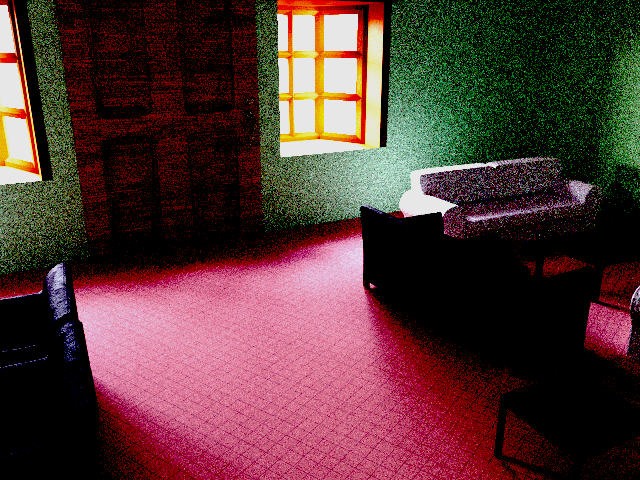
#> input picture Labs/LabExam-1A/Model-A/Model-A/Q1.png, 640 x 480 px
$ python -i ImproveImage.py   (imports and definitions only)
#> lines starting #> are read from the running program, lines starting #| are printed output that depends on the picture
import cv2
import numpy as np
from matplotlib import pyplot as plt

# ---------------------------Noise reduction Methods--------------------------------
def apply_gaussian_blur_rgb(image, kernel_size=(5, 5), sigma=1.5):
    """
    Applies Gaussian blur to an RGB image by processing each channel independently.

    Args:
        image: RGB image (numpy array)
        kernel_size: Tuple, size of the Gaussian kernel
        sigma: Standard deviation of the Gaussian filter

    Returns:
        Denoised RGB image using Gaussian blur
    """
    # Split channels, apply Gaussian Blur, and merge back
    channels = cv2.split(image)
    blurred_channels = [cv2.GaussianBlur(channel, kernel_size, sigma) for channel in channels]
    return cv2.merge(blurred_channels)

def apply_median_blur_rgb(image, kernel_size=5):
    """
    Applies Median blur to an RGB image by processing each channel independently.
    Handles both float [0-1] and uint8 [0-255] ranges.

    Args:
        image: RGB image (numpy array)
        kernel_size: Integer, size of the kernel (must be odd)

    Returns:
        Denoised RGB image
    """
    # Check input range
    is_normalized = image.max() <= 1.0

    # Convert to uint8 if needed
    if is_normalized:
        image_uint8 = (image * 255).astype(np.uint8)
    else:
        image_uint8 = image.astype(np.uint8)

    # Split channels and apply median blur
    channels = cv2.split(image_uint8)
    blurred_channels = [cv2.medianBlur(channel, kernel_size) for channel in channels]
    result = cv2.merge(blurred_channels)

    # Return in original range
    if is_normalized:
        return result.astype(np.float32) / 255
    return result

# ---------------------------Illumination Issues Uneven Lighting--------------------------------
def apply_clahe_rgb(image, clip_limit=2.0, grid_size=(8, 8)):
    """
    Applies CLAHE to RGB image. Handles both float [0-1] and uint8 [0-255] ranges.

    Args:
        image: RGB image (numpy array)
        clip_limit: Threshold for contrast limiting
        grid_size: Size of grid for histogram equalization

    How it works ?
    Divide Image

    Splits image into small tiles (grid_size)
    Each tile processed independently
    In Each Tile

    Calculates histogram of pixel values
    Clips histogram at clip_limit to prevent over-amplification
    Redistributes clipped pixels across histogram
    Applies histogram equalization
    Bilinear Interpolation

    Combines tile borders smoothly
    Prevents artificial boundaries
    Why LAB Color Space

    L channel: Lightness/brightness
    A,B channels: Color information
    Only enhances L channel to preserve colors
    Visual example:

    Key benefits:

    Better local contrast
    Prevents noise amplification
    Preserves edges
    Avoids artificial boundaries
    Works well for uneven lighting
    Clip Limit Effects
    Purpose
    Controls contrast enhancement level
    Prevents over-amplification of noise
    Limits histogram peaks
    """
    # Check input range
    is_normalized = image.max() <= 1.0

    # Convert to uint8 if needed
    if is_normalized:
        image = (image * 255).astype(np.uint8)
    else:
        image = image.astype(np.uint8)

    # Convert to LAB color space
    lab_image = cv2.cvtColor(image, cv2.COLOR_RGB2LAB)

    # Split channels
    l_channel, a_channel, b_channel = cv2.split(lab_image)

    # Apply CLAHE to L channel
    clahe = cv2.createCLAHE(clipLimit=clip_limit, tileGridSize=grid_size)
    cl_channel = clahe.apply(l_channel)

    # Merge channels
    merged = cv2.merge((cl_channel, a_channel, b_channel))
    result = cv2.cvtColor(merged, cv2.COLOR_LAB2RGB)

    # Return in original range
    if is_normalized:
        return result.astype(np.float32) / 255
    return result

def enhance_image(image, params=None):
    """
    Complete image enhancement pipeline including edge enhancement and color correction.
    """
    if params is None:
        params = {
            'median_kernel': 3,
            'gaussian_kernel': (3,3),
            'gaussian_sigma': 1,
            'clahe_clip': 6.0,
            'clahe_grid': (5,5),
            'nlmeans_h': 15,
            'nlmeans_template': 11,
            'nlmeans_search': 35,
            'sharpen_strength': 5,
            'white_balance_strength': 1.1
        }

    # Check input range
    is_normalized = image.max() <= 1.0
    if is_normalized:
        image = (image * 255).astype(np.uint8)

    try:
        # 1. Initial Denoising
        denoised = apply_median_blur_rgb(image, params['median_kernel'])
        smoothed = apply_gaussian_blur_rgb(denoised,
                                         params['gaussian_kernel'],
                                         params['gaussian_sigma'])

        # 2. Color Cast Removal
        lab = cv2.cvtColor(smoothed, cv2.COLOR_RGB2LAB)
        avg_a = np.average(lab[:, :, 1])
        avg_b = np.average(lab[:, :, 2])
        strength = params['white_balance_strength']
        lab[:, :, 1] = lab[:, :, 1] - ((avg_a - 128) * (lab[:, :, 0] / 255.0) * strength)
        lab[:, :, 2] = lab[:, :, 2] - ((avg_b - 128) * (lab[:, :, 0] / 255.0) * strength)
        color_corrected = cv2.cvtColor(lab, cv2.COLOR_LAB2RGB)

        # 3. Contrast Enhancement
        enhanced = apply_clahe_rgb(color_corrected,
                                 params['clahe_clip'],
                                 params['clahe_grid'])

        # 4. Edge Enhancement
        kernel = np.array([[0, -1, 0],
                          [-1, params['sharpen_strength'], -1],
                          [0, -1, 0]])
        sharpened = cv2.filter2D(enhanced, -1, kernel)

        # 5. Final Denoising
        final = cv2.fastNlMeansDenoisingColored(sharpened, None,
                                               params['nlmeans_h'],
                                               params['nlmeans_h'],
                                               params['nlmeans_template'],
                                               params['nlmeans_search'])

        # Return in original range
        if is_normalized:
            return final.astype(np.float32) / 255
        return final

    except Exception as e:
        print(f"Error in enhancement pipeline: {str(e)}")
        return image

>>> import cv2
>>> picture = cv2.cvtColor(cv2.imread('../Q1.png'), cv2.COLOR_BGR2RGB)
>>> result = enhance_image(picture)
#> in enhance_image, `is_normalized = image.max() <= 1.0`: is_normalized = False
#> in apply_median_blur_rgb, `blurred_channels = [cv2.medianBlur(channel, kernel_size) for channel i..`: blurred_channels = 3 items
#> in apply_median_blur_rgb, `result = cv2.merge(blurred_channels)`:
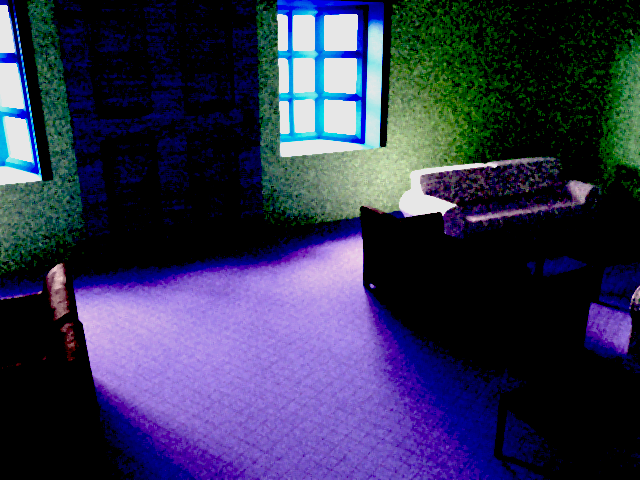
#> result: shape (480, 640, 3); mean of channels 0, 1, 2 81.6, 51.5, 50.2; drawn as B, G, R
#> in enhance_image, `lab = cv2.cvtColor(smoothed, cv2.COLOR_RGB2LAB)`: lab: shape (480, 640, 3); mean of channels 0, 1, 2 66.4, 139.4, 135.6
#> in enhance_image, `avg_a = np.average(lab[:, :, 1])`: avg_a = 139.4
#> in enhance_image, `avg_b = np.average(lab[:, :, 2])`: avg_b = 135.6
#> in enhance_image, `lab[:, :, 1] = lab[:, :, 1] - ((avg_a - 128) * (lab[:, :, 0] / 255.0) ..`: lab: shape (480, 640, 3); mean of channels 0, 1, 2 66.4, 135.8, 135.6
#> in enhance_image, `lab[:, :, 2] = lab[:, :, 2] - ((avg_b - 128) * (lab[:, :, 0] / 255.0) ..`: lab: shape (480, 640, 3); mean of channels 0, 1, 2 66.4, 135.8, 133.1
#> in enhance_image, `color_corrected = cv2.cvtColor(lab, cv2.COLOR_LAB2RGB)`:
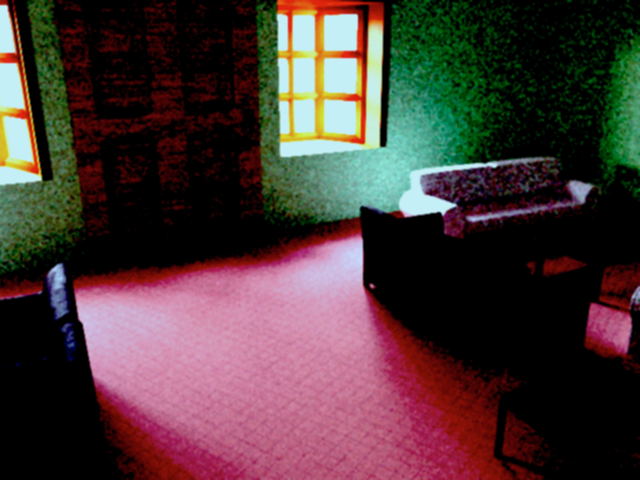
#> color_corrected: shape (480, 640, 3); mean R, G, B 73.9, 55.4, 55.1
#> in apply_clahe_rgb, `is_normalized = image.max() <= 1.0`: is_normalized = False
#> in apply_clahe_rgb, `lab_image = cv2.cvtColor(image, cv2.COLOR_RGB2LAB)`: lab_image: shape (480, 640, 3); mean of channels 0, 1, 2 66.5, 135.9, 133.2
#> in apply_clahe_rgb, `l_channel, a_channel, b_channel = cv2.split(lab_image)`:
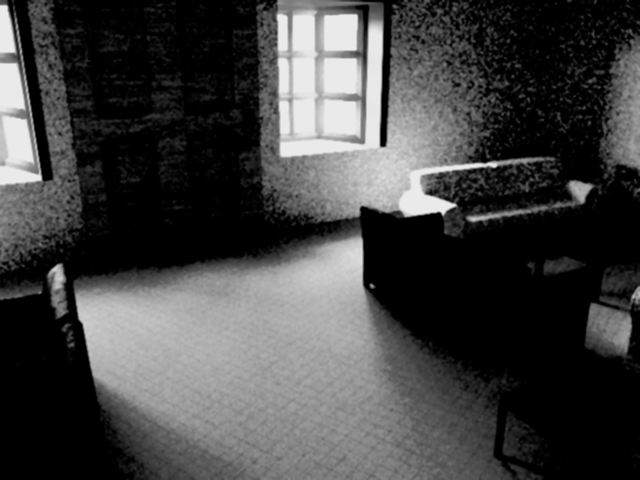
#> l_channel: shape (480, 640); min 0, max 234, mean 66.5
#> in apply_clahe_rgb, `l_channel, a_channel, b_channel = cv2.split(lab_image)`:
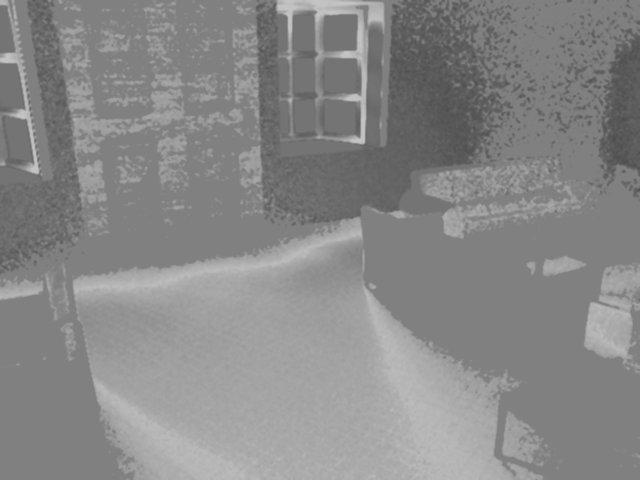
#> a_channel: shape (480, 640); min 78, max 196, mean 135.9
#> in apply_clahe_rgb, `l_channel, a_channel, b_channel = cv2.split(lab_image)`:
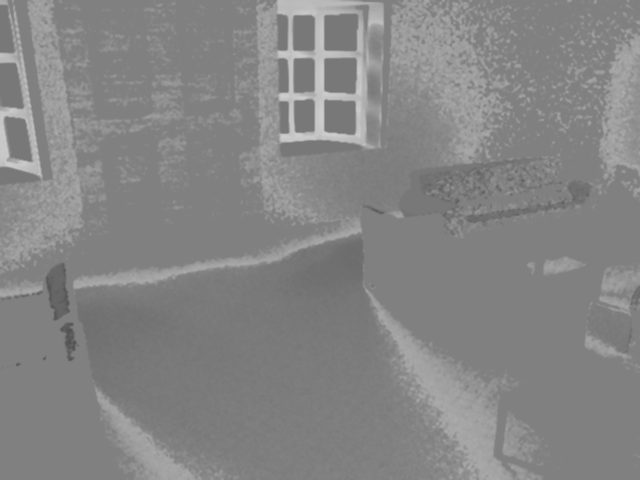
#> b_channel: shape (480, 640); min 81, max 205, mean 133.2
#> in apply_clahe_rgb, `cl_channel = clahe.apply(l_channel)`:
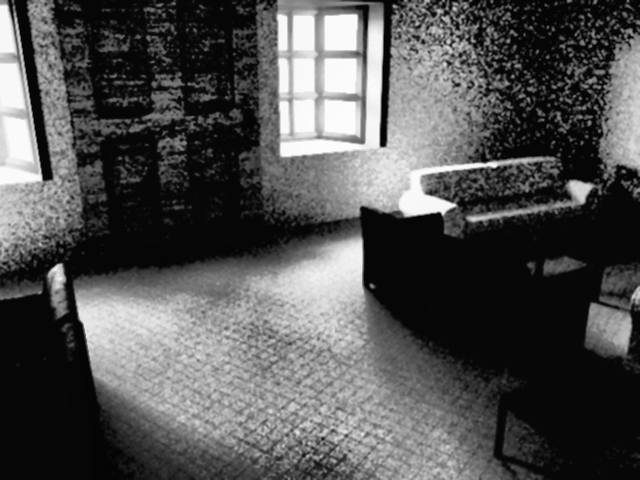
#> cl_channel: shape (480, 640); min 4, max 253, mean 82.1
#> in apply_clahe_rgb, `merged = cv2.merge((cl_channel, a_channel, b_channel))`: merged: shape (480, 640, 3); mean of channels 0, 1, 2 82.1, 135.9, 133.2
#> in enhance_image, `final = cv2.fastNlMeansDenoisingColored(sharpened, None, params['nlmea..`:
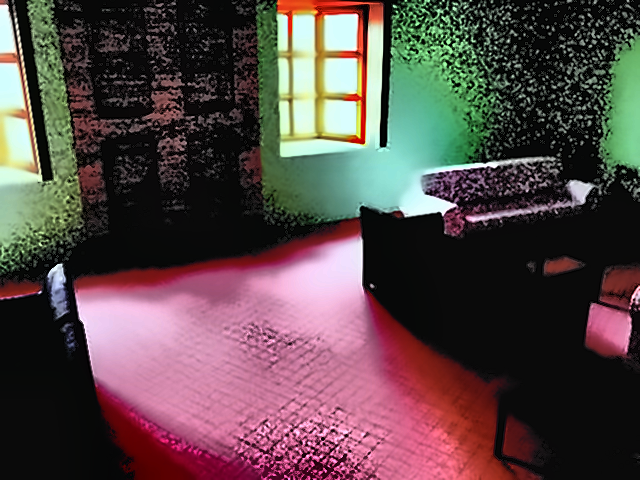
#> final: shape (480, 640, 3); mean R, G, B 88.8, 71.8, 72.1

$ run again, on Labs/LabExam-1A/Model-A/Model-A/Q3.png
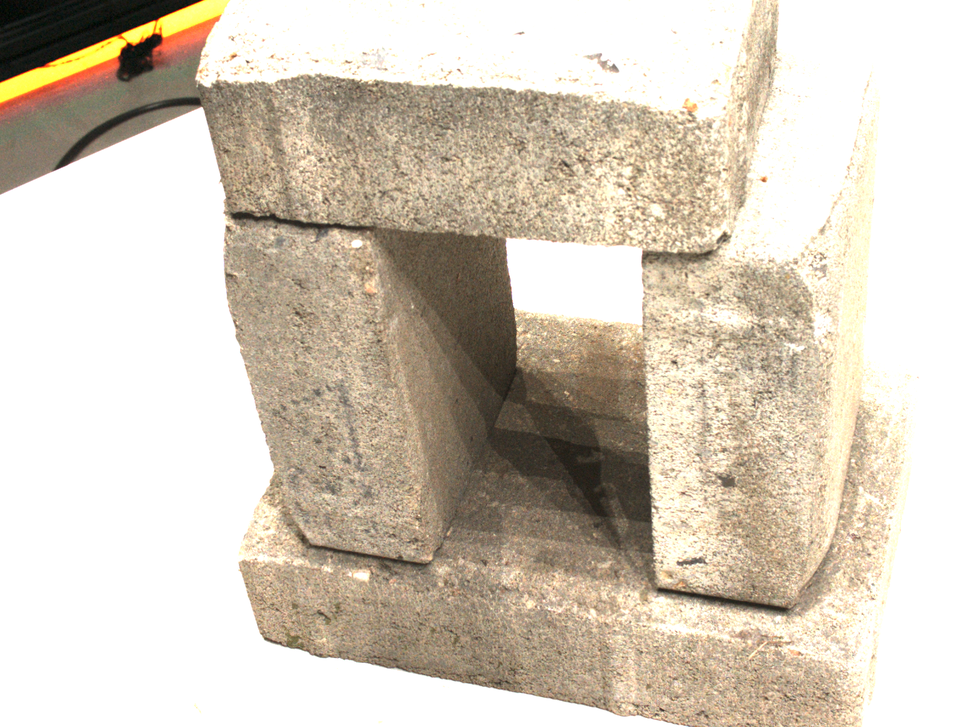
#> input picture Labs/LabExam-1A/Model-A/Model-A/Q3.png, 970 x 727 px, shrunk from 1600 x 1200 before the run
#> in enhance_image, `is_normalized = image.max() <= 1.0`: is_normalized = False
#> in apply_median_blur_rgb, `blurred_channels = [cv2.medianBlur(channel, kernel_size) for channel i..`: blurred_channels = 3 items
#> in apply_median_blur_rgb, `result = cv2.merge(blurred_channels)`:
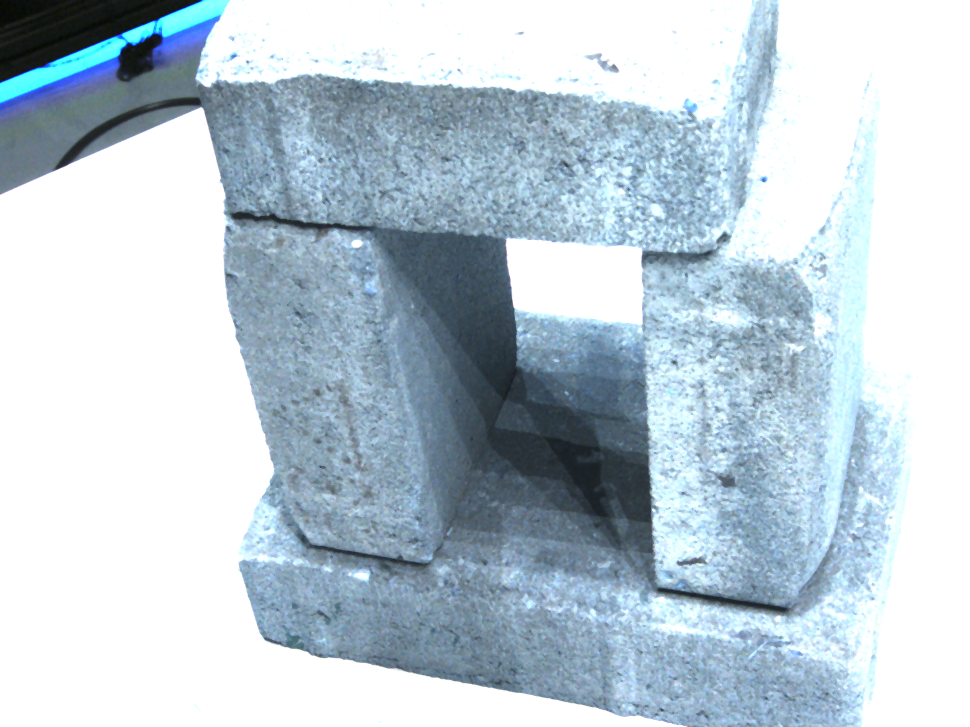
#> result: shape (727, 970, 3); mean of channels 0, 1, 2 213.1, 203, 188; drawn as B, G, R
#> avg_a = 129.3
#> avg_b = 137.1
#> in apply_clahe_rgb, `is_normalized = image.max() <= 1.0`: is_normalized = False
#> lab_image: shape (727, 970, 3); mean of channels 0, 1, 2 207, 126.3, 132.1
#> merged: shape (727, 970, 3); mean of channels 0, 1, 2 189.1, 126.3, 132.1
#> in enhance_image, `final = cv2.fastNlMeansDenoisingColored(sharpened, None, params['nlmea..`:
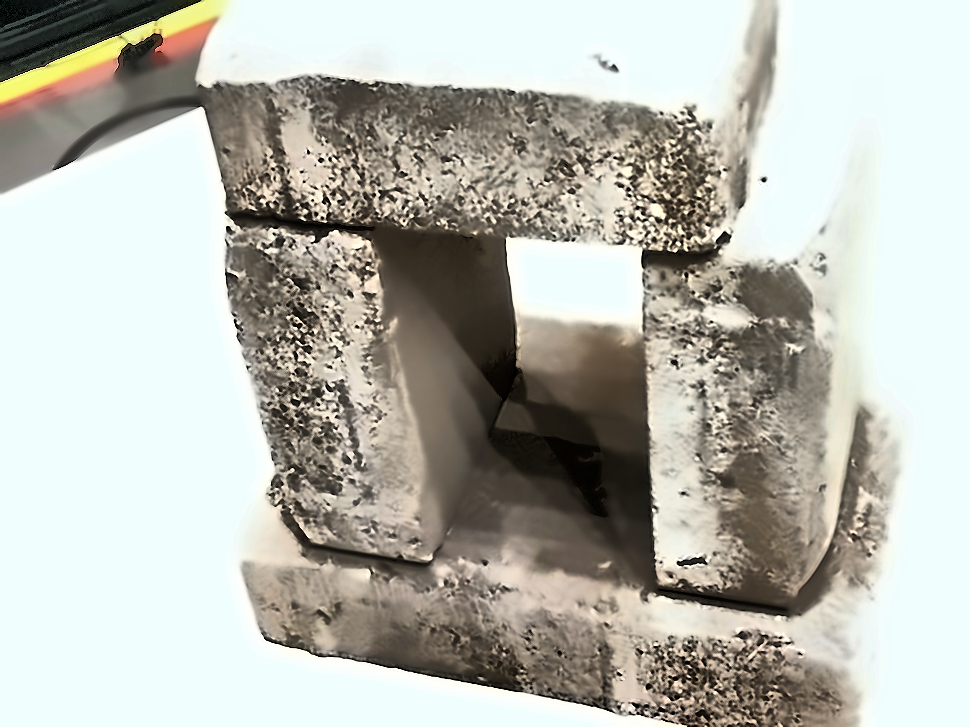
#> final: shape (727, 970, 3); mean R, G, B 183.9, 184.4, 176.5

$ run again, on Labs/LabExam-1A/Model-A/Model-A/Q2-Explain.png
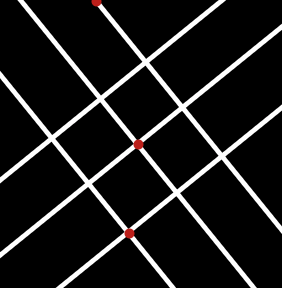
#> input picture Labs/LabExam-1A/Model-A/Model-A/Q2-Explain.png, 282 x 288 px
#> in enhance_image, `is_normalized = image.max() <= 1.0`: is_normalized = False
#> in apply_median_blur_rgb, `blurred_channels = [cv2.medianBlur(channel, kernel_size) for channel i..`: blurred_channels = 3 items
#> in apply_gaussian_blur_rgb, `return cv2.merge(blurred_channels)`:
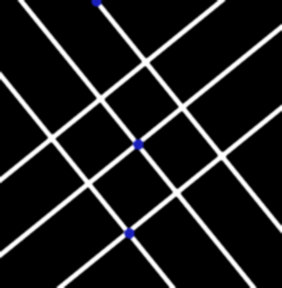
#> returned value: shape (288, 282, 3); mean of channels 0, 1, 2 27.6, 27.1, 27.1; drawn as B, G, R
#> avg_a = 128.2
#> avg_b = 128.1
#> in apply_clahe_rgb, `is_normalized = image.max() <= 1.0`: is_normalized = False
#> lab_image: shape (288, 282, 3); mean of channels 0, 1, 2 27.8, 128, 127.9
#> in apply_clahe_rgb, `l_channel, a_channel, b_channel = cv2.split(lab_image)`:
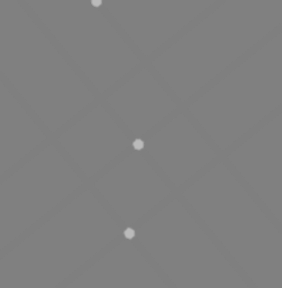
#> a_channel: shape (288, 282); min 126, max 186, mean 128
#> merged: shape (288, 282, 3); mean of channels 0, 1, 2 33.6, 128, 127.9
